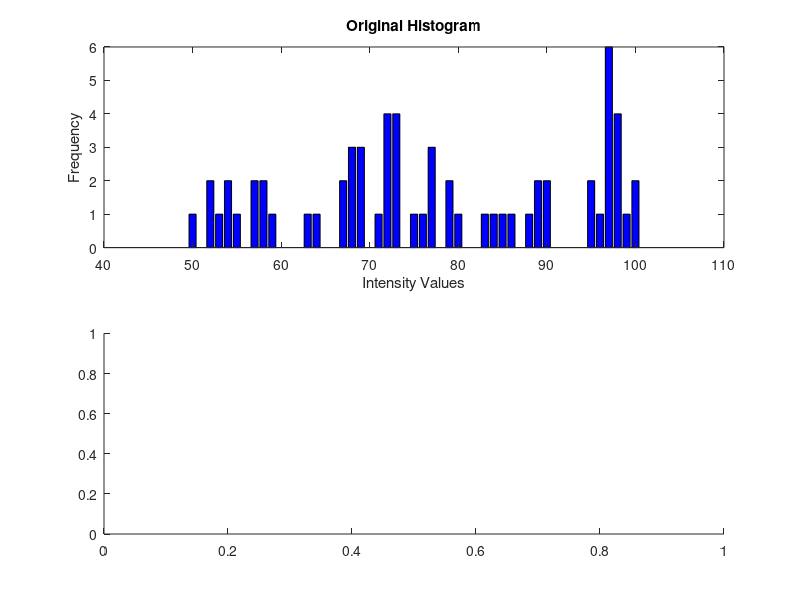

Source code (MATLAB): (Note: this script raises an error after producing the figure.)
% Histogram Equlisation
clc;
clear all;
close all;

% Step 1: Generate a random 8x8 intensity matrix with values between 50 and 100
%Ir = imread("https://upload.wikimedia.org/wikipedia/commons/0/08/Unequalized_Hawkes_Bay_NZ.jpg"); % Values in the range [50, 100]


I = round(50 + (100 - 50) * rand(8)); % Values in the range [50, 100]

% Step 2: Flatten the matrix into a single row vector
Ia = I(:)'; % Flatten the matrix

% Step 3: Sort intensities
sortIa = sort(Ia);

% Step 4: Find unique intensities and their frequencies
[uniqueNumbers, ~, idx] = unique(sortIa); % Unique intensities and indices
frequencies = accumarray(idx, 1); % Frequency of each intensity

% Step 5: Calculate the cumulative distribution function (CDF)
cumulativeFrequencies = cumsum(frequencies);

% Total number of pixels in the image
totalPixels = numel(I);

% Minimum non-zero cumulative frequency
cdf_min = min(cumulativeFrequencies(cumulativeFrequencies > 0));

% Number of intensity levels (L = 256 for 8-bit grayscale)
L = 256;

% Step 6: Apply the histogram equalization formula
h_v = round(((cumulativeFrequencies - cdf_min) / (totalPixels - cdf_min)) * (L - 1));

% Step 7: Map the original intensities to equalized values
equalizedImage = zeros(size(I)); % Initialize equalized image
for i = 1:length(uniqueNumbers)
    equalizedImage(I == uniqueNumbers(i)) = h_v(i);
end

equalizedImage = uint8(equalizedImage);
I = uint8(I);

% Step 8: Plot the original and equalized histograms for comparison
figure(1);
subplot(2, 1, 1);
bar(uniqueNumbers, frequencies, 'FaceColor', 'b');
title('Original Histogram');
xlabel('Intensity Values');
ylabel('Frequency');

subplot(2, 1, 2);
bar(0:L-1, histcounts(equalizedImage(:), 0:L), 'FaceColor', 'r');
title('Equalized Histogram');
xlabel('Intensity Values');
ylabel('Frequency');

figure(2);
subplot(2, 1, 1);
imshow(I);
title('Original Matrix');
subplot(2, 1, 2);
imshow(equalizedImage);
title('After Histogram Equlisation');
